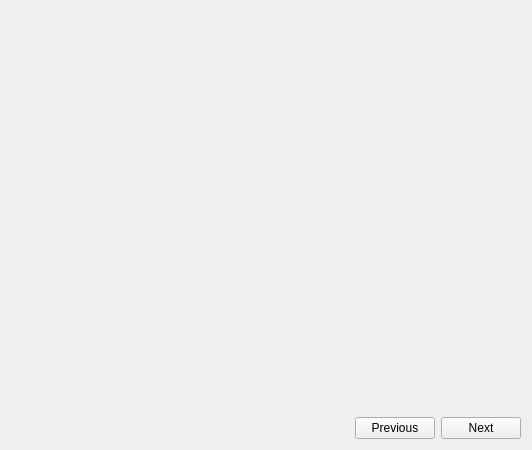
<?xml version="1.0" encoding="UTF-8"?>
<ui version="4.0">
 <class>SPreview</class>
 <widget class="QWidget" name="SPreview">
  <property name="geometry">
   <rect>
    <x>0</x>
    <y>0</y>
    <width>532</width>
    <height>450</height>
   </rect>
  </property>
  <property name="minimumSize">
   <size>
    <width>0</width>
    <height>0</height>
   </size>
  </property>
  <property name="windowTitle">
   <string>Form</string>
  </property>
  <layout class="QVBoxLayout" name="verticalLayout">
   <item>
    <layout class="QHBoxLayout" name="horizontalLayout_2">
     <item>
      <widget class="MPLCanvas" name="w_plot" native="true">
       <property name="sizePolicy">
        <sizepolicy hsizetype="Preferred" vsizetype="Preferred">
         <horstretch>0</horstretch>
         <verstretch>0</verstretch>
        </sizepolicy>
       </property>
       <property name="minimumSize">
        <size>
         <width>300</width>
         <height>300</height>
        </size>
       </property>
       <property name="maximumSize">
        <size>
         <width>16777215</width>
         <height>16777215</height>
        </size>
       </property>
      </widget>
     </item>
     <item>
      <widget class="WMachineTable" name="tab_machine" native="true"/>
     </item>
    </layout>
   </item>
   <item>
    <layout class="QHBoxLayout" name="horizontalLayout">
     <item>
      <spacer name="horizontalSpacer">
       <property name="orientation">
        <enum>Qt::Horizontal</enum>
       </property>
       <property name="sizeHint" stdset="0">
        <size>
         <width>40</width>
         <height>20</height>
        </size>
       </property>
      </spacer>
     </item>
     <item>
      <widget class="QPushButton" name="b_previous">
       <property name="text">
        <string>Previous</string>
       </property>
      </widget>
     </item>
     <item>
      <widget class="QPushButton" name="b_next">
       <property name="text">
        <string>Next</string>
       </property>
      </widget>
     </item>
    </layout>
   </item>
  </layout>
 </widget>
 <customwidgets>
  <customwidget>
   <class>WMachineTable</class>
   <extends>QWidget</extends>
   <header>.....GUI.Dialog.DMachineSetup.SPreview.WMachineTable.WMachineTable.h</header>
   <container>1</container>
  </customwidget>
  <customwidget>
   <class>MPLCanvas</class>
   <extends>QWidget</extends>
   <header>.....GUI.Tools.MPLCanvas.h</header>
   <container>1</container>
  </customwidget>
 </customwidgets>
 <resources>
  <include location="../../../Resources/pyleecan.qrc"/>
 </resources>
 <connections/>
</ui>
